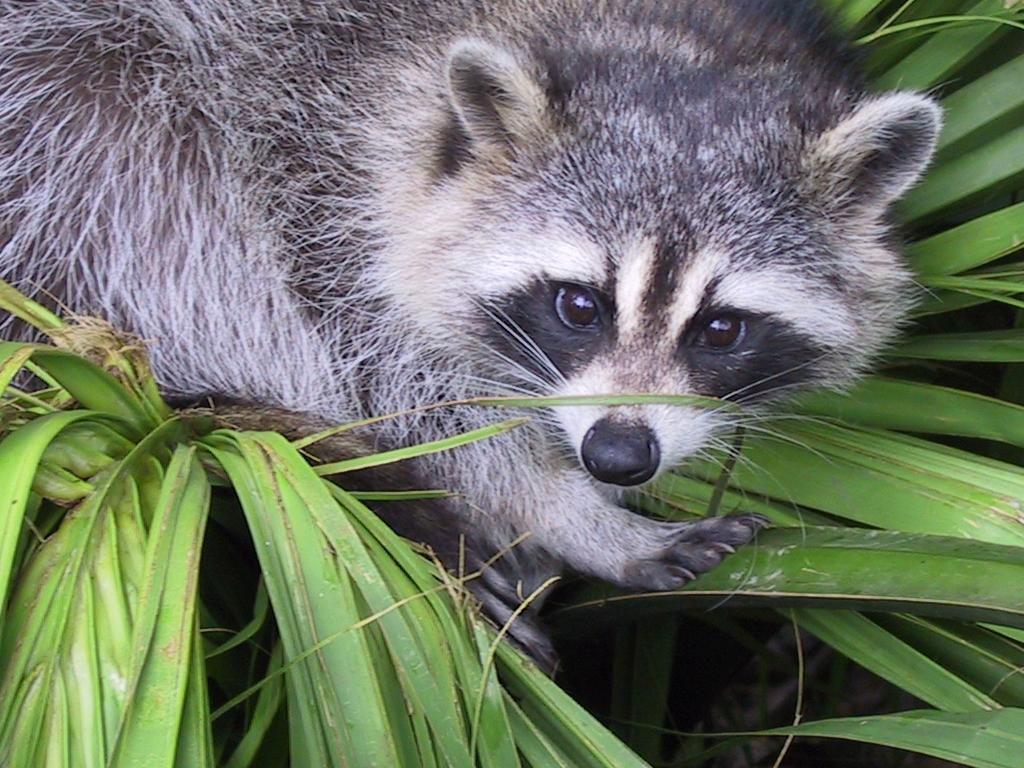
#> input picture day01/ex04/animal.jpeg, 1024 x 768 px
$ python rotate.py
#> lines starting #> are read from the running program, lines starting #| are printed output that depends on the picture
### day01/ex04/load_image.py
from PIL import Image
import os
import numpy as np


def ft_load(path: str) -> np.array:
    """
    Loads an image from the specified path and returns it as a NumPy array.

    This function checks whether the provided path exists and
    whether the file has the correct extension (.jpeg or .jpg).
    If these conditions are not met,
    it raises an AssertionError and prints an error message.

    Parameters
    ----------
    path : str
        The file path to the image.

    Returns
    -------
    np.array
        The image loaded as a NumPy array. The array will have dimensions
        corresponding to the height, width, and number of layers (channels)
        in the image.
    """
#> called with path = 'animal.jpeg'
    try:
        if not os.path.exists(path):
            raise AssertionError("Wrong path: File not found")
        if not path.lower().endswith(("jpeg", "jpg")):
            raise AssertionError("Wrong extention only JPG, JPEG allowed")
        img = Image.open(path)
#> img is the input picture: PIL image 1024x768 RGB; mean R, G, B 110.7, 117.7, 102.1
        img = np.asarray(img)
        return img
    except AssertionError as error:
        print(f"{AssertionError.__name__}: {error}")
        return ""

### day01/ex04/rotate.py
from load_image import ft_load
import numpy as np
import matplotlib.pyplot as plt


def trim(array: np.array, x: int, y: int, width: int,
         height: int, depth: int = 3) -> np.array:
#> called with x = 450, y = 100, width = 400, height = 400, depth = 1
    return array[y: y + height, x: x + width, :depth]
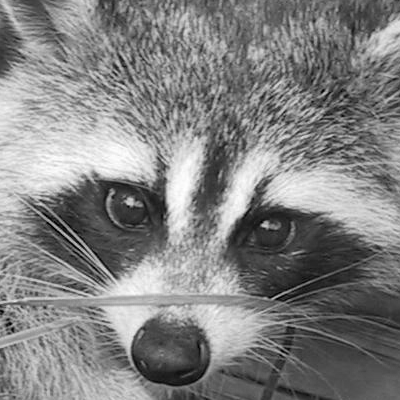
#> returned value: shape (400, 400, 1); min 0, max 255, mean 129.9
#| The shape of the image is: (400, 400, 1) or (400, 400)
#> (printed output is left out)


def transpose_image(image: np.array) -> np.array:
    height, width, depth = image.shape
#> height = 400; width = 400; depth = 1
    transposed_image = np.zeros((width, height, depth), dtype=image.dtype)

    for i in range(height):
        for j in range(width):
            transposed_image[j, i] = image[i, j]
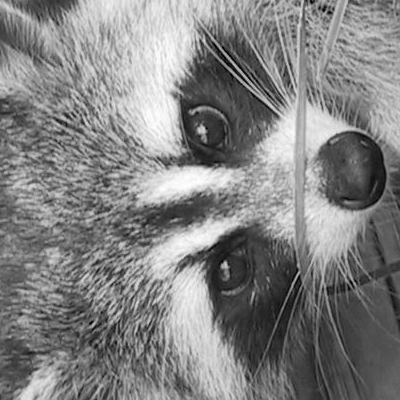
#> transposed_image: shape (400, 400, 1); min 0, max 255, mean 129.9
    return transposed_image


def main():
    try:
        image = ft_load("animal.jpeg")
    except Exception as e:
        print(f'Error loading image {e}')
        exit()

    image_trimmed = trim(image, 450, 100, 400, 400, 1)

    print(f"The shape of the image is: {image_trimmed.shape} or "
          f"({image_trimmed.shape[0]}, {image_trimmed.shape[1]})")
    print(image_trimmed)
    image_transposed = transpose_image(image_trimmed)
    print(f"New shape after Transpose: "
          f"({image_transposed.shape[0]}, {image_transposed.shape[1]})")
#| New shape after Transpose: (400, 400)
    print(image_transposed)
#> (printed output is left out)

    image_gray = np.squeeze(image_transposed)
    plt.imshow(image_gray, cmap='gray')
    plt.colorbar()  # Adds a color scale to the right of the image
    plt.xlabel('Width (pixels)')  # X-axis label
    plt.ylabel('Height (pixels)')  # Y-axis label
    plt.title('Rotated Grayscale Image')  # Title of the plot
    plt.show()
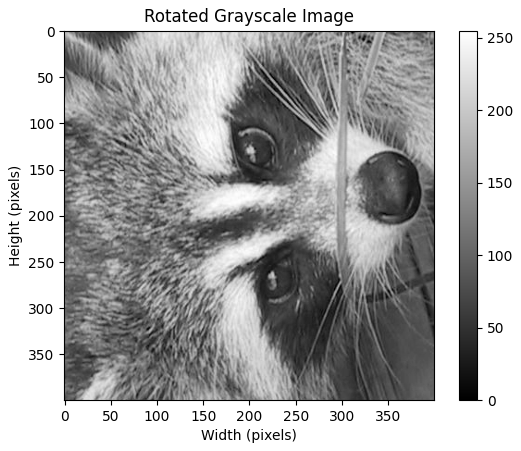
#> figure drawn by matplotlib, 2 panels


if __name__ == "__main__":
    main()
